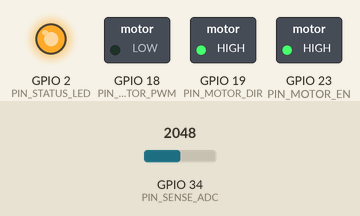
Recording of a sketch running on a simulated ESP32. On the bench: switched loads named in the sketch (green lamp = pin HIGH), output pins drawn as LEDs (lit = HIGH). The test bench sets the inputs (shaded band); at power-on: GPIO 34 (PIN_SENSE_ADC) = 2048. What the sketch prints to the serial monitor is not drawn.

Above: at 1.5 s.
At 5.6 s:
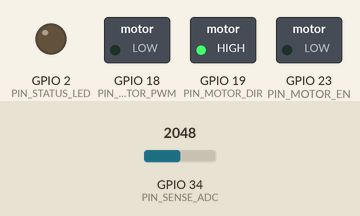
At 9.6 s:
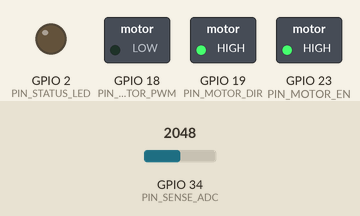
At 13.6 s:
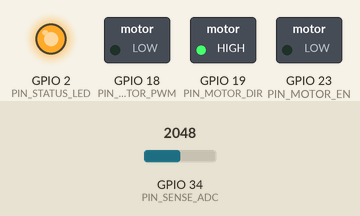
Timing chart, 0 to 18.4 s (numbered marks = the images above):
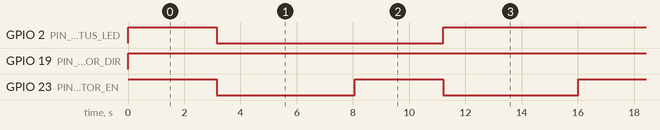

The sketch:

firmware.ino
```cpp
// MyZubster Eco-Mode firmware (issue #71): energy-saving mode for a modular robot.
// Power management (ESP32 sleep) + motor idle/standby + ADC energy estimate.
// No WiFi / BT / signing. `notifyMyzubster()` is a deliberate no-op stub - the upstream
// notification hook is wired downstream (see docs/notification-architecture.md); this
// sketch only keeps a local status string, never sends keys or signs anything.
//
// The strategy mirrors firmware/lib/eco/eco.js (decideSleep / motorStandby / rampDown /
// accumulateEnergy), which is unit-tested with jest.
#include <Arduino.h>

// ---- Pin map (ESP32 DevKit V1) ----
constexpr int PIN_MOTOR_PWM  = 18;   // DRV8833 AIN1 (ledc PWM)
constexpr int PIN_MOTOR_DIR  = 19;   // DRV8833 AIN2 (direction)
constexpr int PIN_MOTOR_EN   = 23;   // DRV8833 nSleep / EN (HIGH = enabled)
constexpr int PIN_SENSE_ADC  = 34;   // current-sense (input-only, ADC1_CH6)
constexpr int PIN_STATUS_LED = 2;    // on-board LED
constexpr int PIN_WAKE_BTN   = 0;    // BOOT button = wake source (active LOW, RTC GPIO)

// ---- Sleep / idle thresholds (ms) - keep in sync with eco.js DEFAULTS ----
constexpr uint64_t LIGHT_SLEEP_MS = 10ULL * 1000ULL;   // 10 s
constexpr uint64_t DEEP_SLEEP_MS  = 60ULL * 1000ULL;   // 60 s
constexpr uint64_t MOTOR_IDLE_MS  = 3ULL  * 1000ULL;   // 3 s

// ---- PWM ----
constexpr int LEDC_CH = 0;
constexpr int LEDC_RES = 8;          // 0..255 duty
constexpr int LEDC_FREQ = 20000;
constexpr int RAMP_STEPS = 8;

// ---- Energy accumulator (fixed-point, microJoules) ----
constexpr uint32_t VCC_MV   = 3300;          // nominal rail
constexpr float    SHUNT_OHMS = 0.1f;         // current-sense shunt
constexpr float    ADC_GAIN = 1.0f;           // ADC -> mV across shunt (calibrate)
static uint64_t totalMicroJoules = 0;
static uint32_t lastAccountedMs = 0;

// ---- Activity tracking ----
static uint32_t lastActivityMs = 0;
static int currentDuty = 0;          // 0..255

static void motorStandby() {
  for (int i = RAMP_STEPS; i >= 0; i--) {
    int v = (currentDuty * i) / RAMP_STEPS;
    ledcWrite(LEDC_CH, v);
    delay(10);
  }
  digitalWrite(PIN_MOTOR_EN, LOW);  // nSleep low = driver off
  currentDuty = 0;
}

static void motorRun(int duty, bool forward) {
  digitalWrite(PIN_MOTOR_EN, HIGH);
  digitalWrite(PIN_MOTOR_DIR, forward ? HIGH : LOW);
  int d = duty < 0 ? 0 : (duty > 255 ? 255 : duty);
  ledcWrite(LEDC_CH, d);
  currentDuty = d;
  lastActivityMs = millis();
}

// Upstream MyZubster notification hook - NO-OP on purpose. This sketch does not
// connect to any network, does not sign, and does not handle wallets. The platform
// integration (a read-only status string) is documented in
// docs/notification-architecture.md and wired by the maintainer downstream.
static void notifyMyzubster(const char* status) {
  (void)status;
  digitalWrite(PIN_STATUS_LED, !digitalRead(PIN_STATUS_LED));
}

// Sample the current-sense ADC, accumulate energy since the last sample (uJ).
static void sampleEnergy() {
  uint32_t now = millis();
  uint32_t dt = now - lastAccountedMs;
  lastAccountedMs = now;
  int raw = analogRead(PIN_SENSE_ADC);
  float shunt_mV = (raw / 4095.0f) * 3300.0f * ADC_GAIN;
  float i_mA = (shunt_mV / (SHUNT_OHMS * 1000.0f)) * 1000.0f;  // mV/ohm -> mA
  totalMicroJoules += (uint64_t)((VCC_MV * i_mA * (float)dt) / 1000.0f);
}

// Read the current energy estimate in milliWatt-hours for diagnostics.
float energyMilliWattHours() { return (float)totalMicroJoules / 3.6e6f; }

void setup() {
  Serial.begin(115200);
  pinMode(PIN_MOTOR_DIR, OUTPUT);
  pinMode(PIN_MOTOR_EN, OUTPUT);
  pinMode(PIN_STATUS_LED, OUTPUT);
  pinMode(PIN_WAKE_BTN, INPUT_PULLUP);
  // Arduino-ESP32 3.x ledc API:
  ledcAttachChannel(PIN_MOTOR_PWM, LEDC_FREQ, LEDC_RES, LEDC_CH);
  digitalWrite(PIN_MOTOR_EN, HIGH);
  lastActivityMs = millis();
  lastAccountedMs = millis();
  notifyMyzubster("eco boot");
  Serial.println("eco-firmware ready: light=10s deep=60s motorIdle=3s");
}

void loop() {
  sampleEnergy();
  uint32_t inactivity = millis() - lastActivityMs;

  // Motor idle / standby: ramp down + disable driver after MOTOR_IDLE_MS.
  if (inactivity >= MOTOR_IDLE_MS && currentDuty > 0) {
    motorStandby();
    notifyMyzubster("motor standby");
  }

  // CPU sleep: light after LIGHT_SLEEP_MS, deep after DEEP_SLEEP_MS.
  if (inactivity >= DEEP_SLEEP_MS) {
    notifyMyzubster("deep sleep");
    Serial.flush();
    esp_sleep_enable_ext0_wakeup((gpio_num_t)PIN_WAKE_BTN, 0);  // BOOT button
    esp_sleep_enable_timer_wakeup(60ULL * 1000000ULL);          // 60 s keep-alive
    esp_deep_sleep_start();                                     // wakes reset into setup()
  } else if (inactivity >= LIGHT_SLEEP_MS) {
    notifyMyzubster("light sleep");
    esp_sleep_enable_timer_wakeup(1ULL * 1000000ULL);
    esp_light_sleep_start();                                    // returns to loop()
    lastActivityMs = millis(); // treat a wake as new activity
  }

  // Demo drive: briefly run forward once per 8 s to exercise the FSM in testing.
  // (Remove in a real robot; drive from your sensor loop instead.)
  if ((millis() % 8000) < 2000 && currentDuty == 0) {
    motorRun(180, true);
    delay(50);
  }

  delay(100);
}
```

Measured:
- by itself, GPIO 2 (PIN_STATUS_LED): alternates HIGH for 8.0 s and LOW for 8.0 s
- by itself, GPIO 19 (PIN_MOTOR_DIR): LOW → HIGH at 0.00 s
- by itself, GPIO 23 (PIN_MOTOR_EN): alternates HIGH for 3.1 s and LOW for 4.8 s
